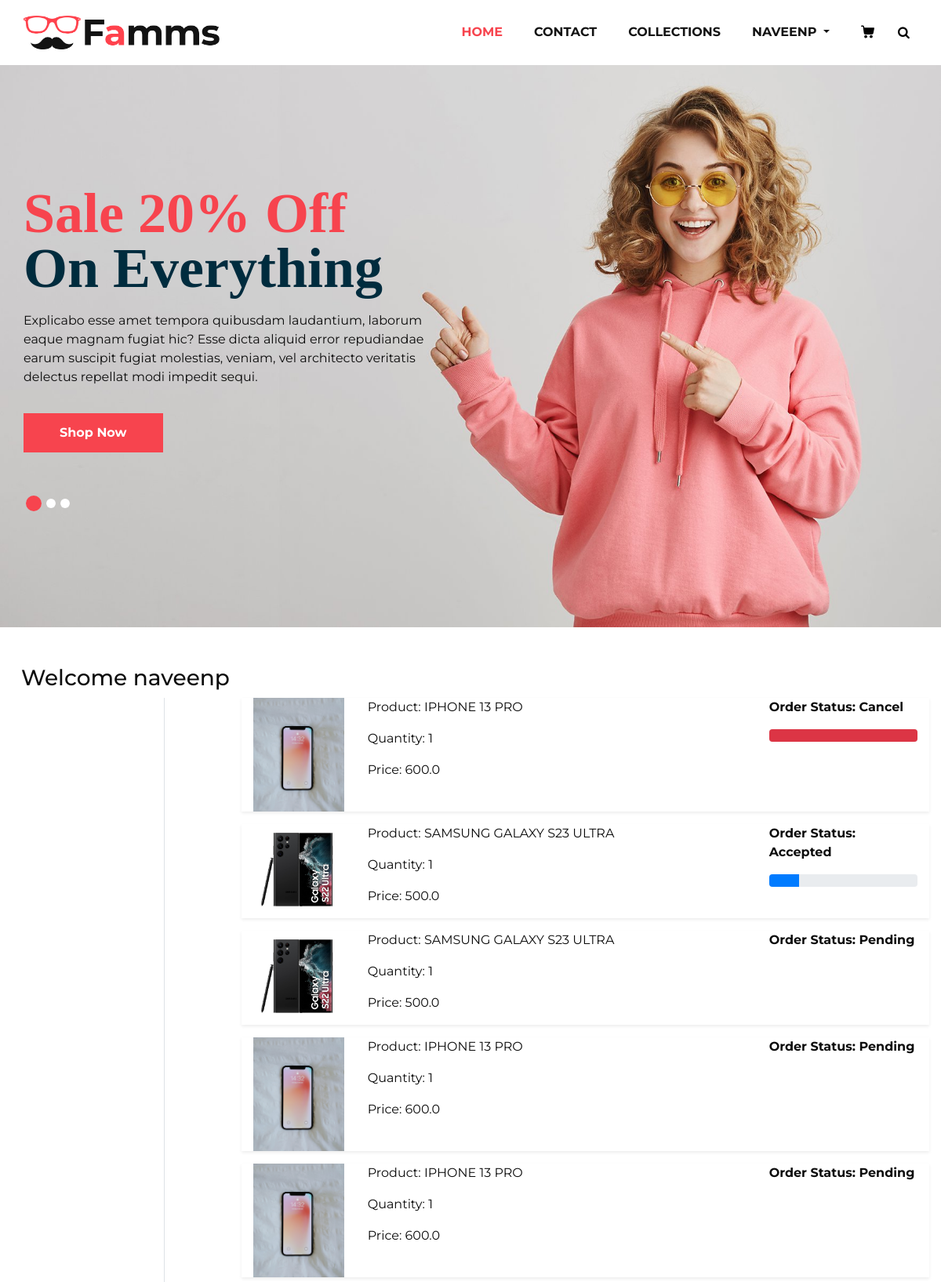
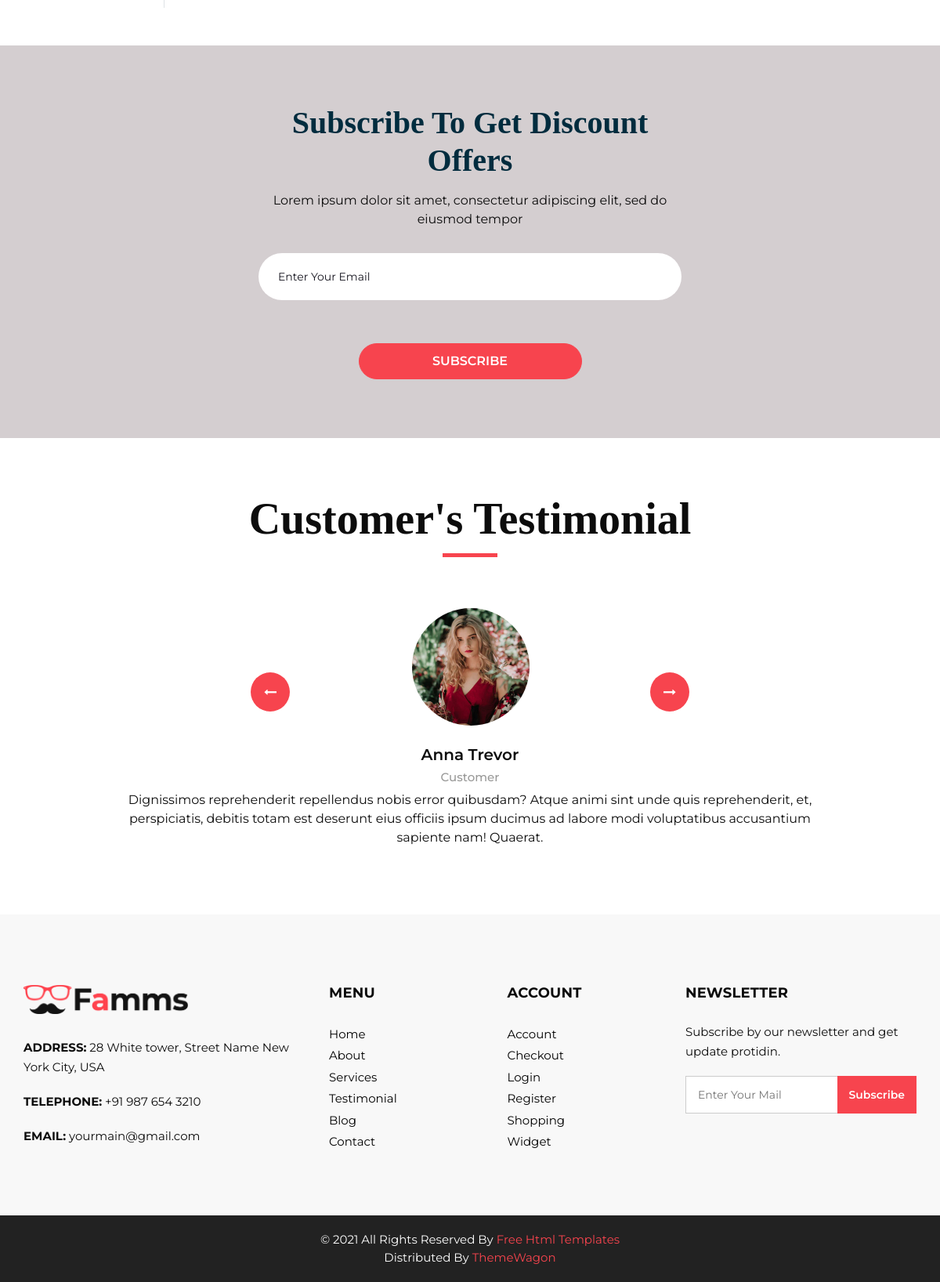
Screenshot of /orders/ (signed in) with the database file from the repository (2 pictures, top to bottom).
### store/models.py (models this page shows, shortened)
class OrderPlaced(models.Model):
  user = models.ForeignKey(User, on_delete=models.CASCADE)
  customer = models.ForeignKey(Customer, on_delete=models.CASCADE)
  product = models.ForeignKey(Product, on_delete=models.CASCADE)
  quantity = models.PositiveIntegerField(default=1)
  order_date=models.DateTimeField(auto_now_add=True)
  status =models.CharField(choices=STATUS_CHOISES,max_length=50,default='Pending')
  payment = models.ForeignKey(Payment,on_delete=models.CASCADE,default="")
  @property
  def total_cost(self):
    return self.quantity * self.product.selling_price

class Product(models.Model):
    category=models.ForeignKey(Category, on_delete=models.CASCADE)
    slug=models.CharField(max_length=180, null=False, blank=False)
    name=models.CharField(max_length=180, null=False, blank=False)
    product_image=models.ImageField(upload_to="imagess", null=False, blank=False)
    description=models.CharField(max_length=1000, null=False, blank=False)
    quntity=models.IntegerField(null=False, blank=False)
    orginal_price=models.FloatField(null=False, blank=False)
    selling_price=models.FloatField(null=False, blank=False)
    status=models.BooleanField(default=False,help_text="0=default, 1=Hidden")
    trending=models.BooleanField(default=False,help_text="0=default,1=Trending")

### store/views.py (the view)
# urls.py: path('orders/', views.orders, name='orders'),
@login_required
def orders(request):
    totalitem = 0
    if request.user.is_authenticated:
        totalitem = len(Cart.objects.filter(user=request.user))
        op = OrderPlaced.objects.filter(user=request.user)
    return render(request, 'orders.html', {'order_placed': op, 'totalitem': totalitem})

### templates/orders.html (shortened to what this page needs)
{% extends 'layouts/main.html'%}
{% load static %}
{% block body %}
<div class="container my-5">
 <div class="row">
 <h3>Welcome <span class="text-captlize">{{request.user}}</span></h3>
  <div class="col-sm-2 border-end">
  </div>
  <div class="col-sm-9 offset-sm-1">
  {% for op in order_placed %}
   <div class="row shadow-sm mb-3">
    <div class="col-sm-2">
     <img src="{{op.product.product_image.url}}" alt="" srcset="" class="img-fluid" height="150" width="150">
    </div>
    <div class="col-sm-7">
     <p>Product: {{op.product.name}}</p>
     <p>Quantity: {{op.quantity}}</p>
     <p>Price: {{op.total_cost}}</p>
    </div>
    <div class="col-sm-3 fw-bold">
     <p>Order Status: {{op.status}}</p>
      {% if op.status == 'Accepted' %}
      <div class="progress">
       <div class="progress-bar" role="progressbar" style="width: 20%" aria-valuenow="20" aria-valuemin="0" aria-valuemax="100"></div>
      </div>
      {% endif %}
      {% if op.status == 'Cancel' %}
      <div class="progress">
       <div class="progress-bar bg-danger" role="progressbar" style="width: 100%" aria-valuenow="100" aria-valuemin="0" aria-valuemax="100"></div>
      </div>
      {% endif %}
    </div>
   </div>
   {% endfor %}
  </div>
 </div>
</div>
{% endblock body %}

### templates/layouts/main.html (shortened to what this page needs)
{% load static  %}
<!DOCTYPE html>
<html>
   <head>
      <link rel="stylesheet" type="text/css" href="{% static '/css/bootstrap.css'%}" />
      <link rel="stylesheet"
      href=" https://cdn.jsdelivr.net/npm/bootstrap@5.1.3/dist/css/bootstrap.min.css ">
    <link rel="stylesheet"
      href="https://use.fontawesome.com/releases/v5.2.0/css/all.css">
      <link rel="stylesheet" href="https://cdnjs.cloudflare.com/ajax/libs/twitter-bootstrap/4.1.3/css/bootstrap.min.css">
    <link rel="stylesheet" href="https://cdnjs.cloudflare.com/ajax/libs/ionicons/2.0.1/css/ionicons.min.css">
      <link href="{% static '/css/font-awesome.min.css'%}" rel="stylesheet" />
      <link href="{% static '/css/style.css'%}" rel="stylesheet" />
      <link href="{% static '/css/responsive.css'%}" rel="stylesheet" />
   </head>
   <body>
      <div class="hero_area">
        {% include 'inc/navbar.html' %}
         {% include 'inc/slider.html' %}
      </div>
{% block body %}
{% endblock %}
      <section class="subscribe_section">
        <div class="container-fuild">
           <div class="box">
              <div class="row">
                 <div class="col-md-6 offset-md-3">
                    <div class="subscribe_form ">
                       <div class="heading_container heading_center">
                          <h3>Subscribe To Get Discount Offers</h3>
                       </div>
                       <p>Lorem ipsum dolor sit amet, consectetur adipiscing elit, sed do eiusmod tempor</p>
                       <form action="">
                          <input type="email" placeholder="Enter your email">
                          <button>
                          subscribe
                          </button>
                       </form>
                    </div>
                 </div>
              </div>
           </div>
        </div>
     </section>
     <section class="client_section layout_padding">
        <div class="container">
           <div class="heading_container heading_center">
              <h2>
                 Customer's Testimonial
              </h2>
           </div>
           <div id="carouselExample3Controls" class="carousel slide" data-ride="carousel">
              <div class="carousel-inner">
                 <div class="carousel-item active">
                    <div class="box col-lg-10 mx-auto">
                       <div class="img_container">
                          <div class="img-box">
                             <div class="img_box-inner">
                                <img src="{% static '/images/client.jpg'%}" alt="">
                             </div>
                          </div>
                       </div>
                       <div class="detail-box">
                          <h5>
                             Anna Trevor
                          </h5>
                          <h6>
                             Customer
                          </h6>
                          <p>
                             Dignissimos reprehenderit repellendus nobis error quibusdam? Atque animi sint unde quis reprehenderit, et, perspiciatis, debitis totam est deserunt eius officiis ipsum ducimus ad labore modi voluptatibus accusantium sapiente nam! Quaerat.
                          </p>
                       </div>
                    </div>
                 </div>
              </div>
              <div class="carousel_btn_box">
                 <a class="carousel-control-prev" href="#carouselExample3Controls" role="button" data-slide="prev">
                 <i class="fa fa-long-arrow-left" aria-hidden="true"></i>
                 </a>
                 <a class="carousel-control-next" href="#carouselExample3Controls" role="button" data-slide="next">
                 <i class="fa fa-long-arrow-right" aria-hidden="true"></i>
                 </a>
              </div>
           </div>
        </div>
     </section>
     <footer>
        <div class="container">
           <div class="row">
              <div class="col-md-4">
                  <div class="full">
                     <div class="logo_footer">
                       <a href="#"><img width="210" src="{% static '/images/logo.png'%}" alt="#" /></a>
                     </div>
                     <div class="information_f">
                       <p><strong>ADDRESS:</strong> 28 White tower, Street Name New York City, USA</p>
                       <p><strong>TELEPHONE:</strong> +91 987 654 3210</p>
                       <p><strong>EMAIL:</strong> yourmain@gmail.com</p>
                     </div>
                  </div>
              </div>
              <div class="col-md-8">
                 <div class="row">
                 <div class="col-md-7">
                    <div class="row">
                       <div class="col-md-6">
                    <div class="widget_menu">
                       <h3>Menu</h3>
                       <ul>
                          <li><a href="#">Home</a></li>
                          <li><a href="#">About</a></li>
                          <li><a href="#">Services</a></li>
                          <li><a href="#">Testimonial</a></li>
                          <li><a href="#">Blog</a></li>
                          <li><a href="#">Contact</a></li>
                       </ul>
                    </div>
                 </div>
                 <div class="col-md-6">
                    <div class="widget_menu">
                       <h3>Account</h3>
                       <ul>
                          <li><a href="#">Account</a></li>
                          <li><a href="#">Checkout</a></li>
                          <li><a href="#">Login</a></li>
                          <li><a href="#">Register</a></li>
                          <li><a href="#">Shopping</a></li>
                          <li><a href="#">Widget</a></li>
                       </ul>
                    </div>
                 </div>
                    </div>
                 </div>
                 <div class="col-md-5">
                    <div class="widget_menu">
                       <h3>Newsletter</h3>
                       <div class="information_f">
                         <p>Subscribe by our newsletter and get update protidin.</p>
                       </div>
                       <div class="form_sub">
                          <form>
                             <fieldset>
                                <div class="field">
                                   <input type="email" placeholder="Enter Your Mail" name="email" />
                                   <input type="submit" value="Subscribe" />
                                </div>
                             </fieldset>
                          </form>
                       </div>
                    </div>
                 </div>
                 </div>
              </div>
           </div>
        </div>
     </footer>
     <div class="cpy_">
        <p class="mx-auto">© 2021 All Rights Reserved By <a href="https://html.design/">Free Html Templates</a><br>
           Distributed By <a href="https://themewagon.com/" target="_blank">ThemeWagon</a>
        </p>
     </div>
  </body>
</html>

### templates/inc/navbar.html (shortened to what this page needs)
{% load static  %}
<!DOCTYPE html>
<html lang="en">
<head>
</head>
<body>
<header class="header_section">
       <div class="container">
          <nav class="navbar navbar-expand-lg custom_nav-container ">
             <a class="navbar-brand" href="index.html"><img width="250" src="{% static '/images/logo.png'%}" alt="#" /></a>
             <div class="collapse navbar-collapse" id="navbarSupportedContent">
                <ul class="navbar-nav">
                   <li class="nav-item active">
                      <a class="nav-link" href="{% url 'home' %}">Home <span class="sr-only">(current)</span></a>
                   </li>
                  <li class="nav-item">
                     <a class="nav-link" href="{% url 'contact'%}">Contact</a>
                  </li>
                   {% if user.is_authenticated %}
                   <li class="nav-item">
                     <a class="nav-link" href="{% url 'collections'%}">collections</a>
                  </li>
                  <li class="nav-item dropdown">
                     <a class="nav-link dropdown-toggle" href="#" data-toggle="dropdown" role="button" aria-haspopup="true" aria-expanded="true"> <span class="nav-label">{{user.username}} </a>
                  </li>
                  <li class="nav-item">
                     <a class="nav-link" href="{% url 'showcart'%}">
                     </a>
                  </li>
                  {% endif %}
                   <form class="form-inline">
                      <button class="btn  my-2 my-sm-0 nav_search-btn" type="submit">
                      <i class="fa fa-search" aria-hidden="true"></i>
                      </button>
                   </form>
                </ul>
             </div>
          </nav>
       </div>
    </header>
</body>
</html>

### templates/inc/slider.html (shortened to what this page needs)
{% load static %}
<section class="slider_section ">
    <div class="slider_bg_box">
       <img src="{% static '/images/slider-bg.jpg'%}" alt="">
    </div>
    <div id="customCarousel1" class="carousel slide" data-ride="carousel">
       <div class="carousel-inner">
          <div class="carousel-item active">
             <div class="container ">
                <div class="row">
                   <div class="col-md-7 col-lg-6 ">
                      <div class="detail-box">
                         <h1>
                            <span>
                            Sale 20% Off
                            </span>
                            <br>
                            On Everything
                         </h1>
                         <p>
                            Explicabo esse amet tempora quibusdam laudantium, laborum eaque magnam fugiat hic? Esse dicta aliquid error repudiandae earum suscipit fugiat molestias, veniam, vel architecto veritatis delectus repellat modi impedit sequi.
                         </p>
                         <div class="btn-box">
                            <a href="{% url 'collections'%}" class="btn1">
                            Shop Now
                            </a>
                         </div>
                      </div>
                   </div>
                </div>
             </div>
          </div>
       </div>
       <div class="container">
          <ol class="carousel-indicators">
             <li data-target="#customCarousel1" data-slide-to="0" class="active"></li>
             <li data-target="#customCarousel1" data-slide-to="1"></li>
             <li data-target="#customCarousel1" data-slide-to="2"></li>
          </ol>
       </div>
    </div>
 </section>

### static/css/responsive.css (style rules this page uses)
@media (min-width: 1200px) { .container { max-width: 1170px; } }

### rows the page displays
OrderPlaced: product.product_image (picture), product.name "IPHONE 13 PRO", quantity "1", total_cost "600.0", status "Cancel"
OrderPlaced: product.product_image (picture), product.name "SAMSUNG GALAXY S23 ULTRA", quantity "1", total_cost "500.0", status "Accepted"
OrderPlaced: product.product_image (picture), product.name "SAMSUNG GALAXY S23 ULTRA", quantity "1", total_cost "500.0", status "Pending"
OrderPlaced: product.product_image (picture), product.name "IPHONE 13 PRO", quantity "1", total_cost "600.0", status "Pending"
OrderPlaced: product.product_image (picture), product.name "IPHONE 13 PRO", quantity "1", total_cost "600.0", status "Pending"

### other values shown
{{ user.username }} "NAVEENP"
{{ request.user }} "naveenp"
